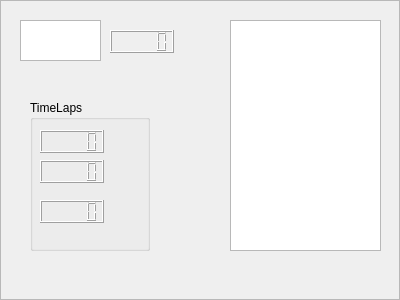
<?xml version="1.0" encoding="UTF-8"?>
<ui version="4.0">
 <class>WindowRace</class>
 <widget class="QFrame" name="WindowRace">
  <property name="geometry">
   <rect>
    <x>0</x>
    <y>0</y>
    <width>400</width>
    <height>300</height>
   </rect>
  </property>
  <property name="windowTitle">
   <string>WindowRace</string>
  </property>
  <property name="frameShape">
   <enum>QFrame::StyledPanel</enum>
  </property>
  <property name="frameShadow">
   <enum>QFrame::Raised</enum>
  </property>
  <widget class="QLCDNumber" name="lcdNumber">
   <property name="geometry">
    <rect>
     <x>110</x>
     <y>30</y>
     <width>64</width>
     <height>23</height>
    </rect>
   </property>
  </widget>
  <widget class="QTextBrowser" name="textBrowser">
   <property name="geometry">
    <rect>
     <x>230</x>
     <y>20</y>
     <width>151</width>
     <height>231</height>
    </rect>
   </property>
  </widget>
  <widget class="QTextBrowser" name="textBrowser_2">
   <property name="geometry">
    <rect>
     <x>20</x>
     <y>20</y>
     <width>81</width>
     <height>41</height>
    </rect>
   </property>
  </widget>
  <widget class="QGroupBox" name="groupBox">
   <property name="geometry">
    <rect>
     <x>30</x>
     <y>100</y>
     <width>120</width>
     <height>151</height>
    </rect>
   </property>
   <property name="title">
    <string>TimeLaps</string>
   </property>
   <widget class="QLCDNumber" name="lcdNumber_2">
    <property name="geometry">
     <rect>
      <x>10</x>
      <y>30</y>
      <width>64</width>
      <height>23</height>
     </rect>
    </property>
   </widget>
   <widget class="QLCDNumber" name="lcdNumber_3">
    <property name="geometry">
     <rect>
      <x>10</x>
      <y>60</y>
      <width>64</width>
      <height>23</height>
     </rect>
    </property>
   </widget>
   <widget class="QLCDNumber" name="lcdNumber_4">
    <property name="geometry">
     <rect>
      <x>10</x>
      <y>100</y>
      <width>64</width>
      <height>23</height>
     </rect>
    </property>
   </widget>
  </widget>
 </widget>
 <resources/>
 <connections/>
</ui>
